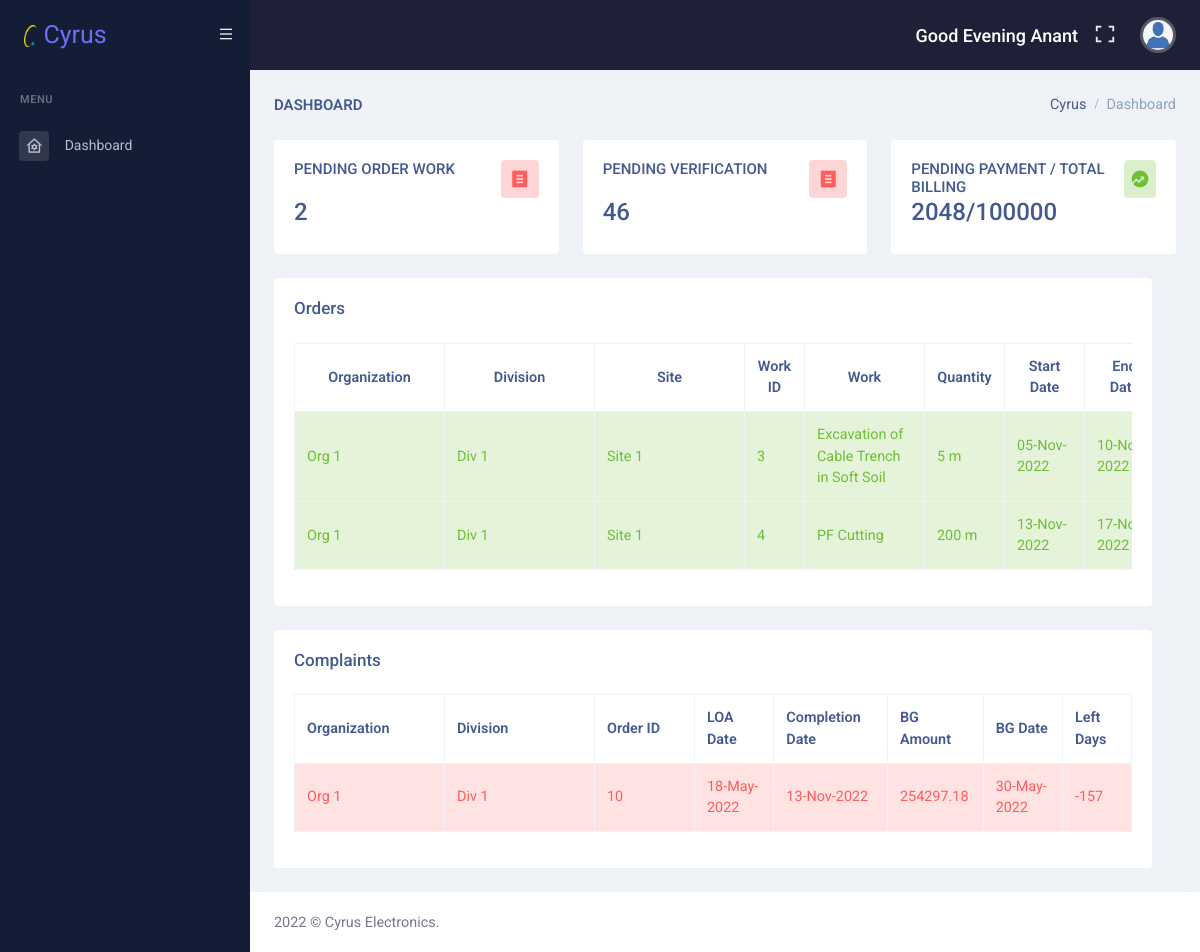
Page /fieldlogin/ (signed in) on the committed database.
### tables this page shows
CREATE TABLE `orders` (
  `OrderID` int(11) NOT NULL,
  `DivisionCode` int(11) DEFAULT NULL,
  `Description` varchar(800) NOT NULL,
  `LOANo` varchar(200) DEFAULT NULL,
  `LOADate` date DEFAULT NULL,
  `CompletionDate` date DEFAULT NULL,
  `BGAmount` decimal(9,2) NOT NULL,
  `BGDate` date DEFAULT NULL,
  `Warranty` int(11) NOT NULL,
  `OrderingAuth` varchar(200) DEFAULT NULL,
  `BillingAuth` varchar(200) DEFAULT NULL
);

CREATE TABLE `organization` (
  `OrganizationCode` int(11) NOT NULL,
  `Organization` varchar(200) NOT NULL
);

CREATE TABLE `division` (
  `DivisionCode` int(11) NOT NULL,
  `OrganizationCode` int(11) NOT NULL,
  `DivisionName` varchar(200) NOT NULL,
  `GSTIN` varchar(20) DEFAULT NULL
);

### fieldlogin/index.php (the view, shortened to what this page needs)
<?php
include"connection.php";
$EmployeeCode=$_SESSION['userid'];
$query="SELECT count(WorkID) FROM cyrusproject.vpendingwork WHERE EmployeeCode=$EmployeeCode";
$result=mysqli_query($con,$query);
if (mysqli_num_rows($result)>0)
{
    $row=mysqli_fetch_assoc($result);
    $PendingOrder=$row["count(WorkID)"];
}
?>
<!DOCTYPE html>
<html lang="en">
<head>
    <link href="../assets/libs/admin-resources/jquery.vectormap/jquery-jvectormap-1.2.2.css" rel="stylesheet" type="text/css" />
    <link href="../assets/css/bootstrap.min.css" id="bootstrap-style" rel="stylesheet" type="text/css" />
    <link href="https://cdn.jsdelivr.net/npm/remixicon@2.5.0/fonts/remixicon.css" rel="stylesheet">
    <link href="../assets/css/app.min.css" id="app-style" rel="stylesheet" type="text/css" />
    <link href="../assets/libs/sweetalert2/sweetalert2.min.css" rel="stylesheet" type="text/css" />
    <link rel="stylesheet" type="text/css" href="https://cdn.datatables.net/1.12.1/css/dataTables.bootstrap5.min.css">
    <link rel="stylesheet" type="text/css" href="https://cdn.datatables.net/responsive/2.3.0/js/dataTables.responsive.min.js">
    <link rel="stylesheet" type="text/css" href="https://cdn.datatables.net/responsive/2.3.0/js/responsive.bootstrap5.min.js">
</head>
<body data-sidebar="dark" data-topbar="dark">
    <?php
    include"header.php";
    include"sidebar.php";
    ?>
    <div class="main-content">
        <div class="page-content">
            <div class="container-fluid">
                <div class="row">
                    <div class="col-12">
                        <div class="page-title-box d-flex align-items-center justify-content-between">
                            <h4 class="mb-0">Dashboard</h4>
                            <div class="page-title-right">
                                <ol class="breadcrumb m-0">
                                    <li class="breadcrumb-item"><a href="javascript: void(0);">Cyrus</a></li>
                                    <li class="breadcrumb-item active">Dashboard</li>
                                </ol>
                            </div>
                        </div>
                    </div>
                </div>
                <div class="row">
                    <div class="col-xl-12">
                        <div class="row h-100">
                            <div class="col-md-6 col-xl-4">
                                <div class="card overflow-hidden card-h-100">
                                    <div class="card-body">
                                        <div class="d-flex justify-content-between">
                                            <h5 class="font-size-15 text-uppercase mb-0">Pending Order Work</h5>
                                            <div class="avatar-xs">
                                                <span class="avatar-title rounded bg-soft-danger font-size-20 mini-stat-icon">
                                                    <i class="ri-file-list-fill text-danger"></i>
                                                </span>
                                            </div>
                                        </div>
                                        <h3 class="font-size-24"><?php echo $PendingOrder; ?></h3>
                                    </div>
                                </div>
                            </div>
                            <div class="col-md-6 col-xl-4">
                                <div class="card overflow-hidden card-h-100">
                                    <div class="card-body">
                                        <div class="d-flex justify-content-between">
                                            <h5 class="font-size-15 text-uppercase mb-0">Pending Verification</h5>
                                            <div class="avatar-xs">
                                                <span class="avatar-title rounded bg-soft-danger font-size-20 mini-stat-icon">
                                                    <i class="ri-file-list-fill text-danger"></i>
                                                </span>
                                            </div>
                                        </div>
                                        <h3 class="font-size-24">46 </h3>
                                    </div>
                                </div>
                            </div>
                            <div class="col-xl-4">
                                <div class="card overflow-hidden card-h-100">
                                    <div class="card-body">
                                        <div class="d-flex justify-content-between">
                                            <h5 class="font-size-15 text-uppercase mb-0">Pending Payment / Total Billing</h5>
                                            <div class="avatar-xs">
                                                <span class="avatar-title rounded bg-soft-success font-size-20 mini-stat-icon">
                                                    <i class="ri-funds-fill text-success"></i>
                                                </span>
                                            </div>
                                        </div>
                                        <h3 class="font-size-24">2048/100000</h3>
                                    </div>
                                </div>
                            </div>
                        </div>
                    </div>
                    <div class="row">
                        <div class="col-xl-12">
                            <div class="card">
                                <div class="card-body">
                                    <h4 class="card-title mb-4">Orders</h4>
                                    <div class="table-responsive">
                                        <table id="" class="table table-hover table-centered table-bordered border-primary display" width="100%">
                                            <thead class="thead-light" style="text-align:center;">
                                                <tr>
                                                    <th style="min-width:150px;">Organization</th>
                                                    <th style="min-width:150px;">Division</th>
                                                    <th style="min-width:150px;">Site</th>
                                                    <th style="min-width:60px;">Work ID</th>
                                                    <th style="min-width:120px;">Work</th>
                                                    <th style="min-width:80px;">Quantity</th>
                                                    <th style="min-width:80px;">Start Date</th>
                                                    <th style="min-width:80px;">End Date</th>
                                                </tr>
                                            </thead>
                                            <tbody>
                                                <?php
                                                $query="SELECT * FROM cyrusproject.vpendingwork WHERE EmployeeCode=$EmployeeCode";
                                                $result=mysqli_query($con,$query);
                                                if (mysqli_num_rows($result)>0)
                                                {
                                                    while ($row=mysqli_fetch_assoc($result))
                                                    {
                                                        if($row["LeftDays"]<5){
                                                            $tr='<tr class="badge-soft-warning">';
                                                        }else{
                                                            $tr='<tr class="badge-soft-success">';
                                                        }
                                                        print($tr);
                                                        print '<td>'.$row["Organization"]."</td>";
                                                        print '<td>'.$row["DivisionName"]."</td>";
                                                        print '<td>'.$row["SiteName"]."</td>";
                                                        print '<td>'.$row["WorkID"]."</td>";
                                                        print '<td>'.$row["Work"]."</td>";
                                                        print '<td>'.$row["Qty"].' '.$row["Unit"]."</td>";
                                                        print '<td><span class="d-none">'.$row["StartDate"].'</span>'.date('d-M-Y',strtotime($row["StartDate"]))."</td>";
                                                        print '<td><span class="d-none">'.$row["EndDate"].'</span>'.date('d-M-Y',strtotime($row["EndDate"]))."</td>";
                                                        print '</tr>';
                                                    }
                                                }
                                                ?>
                                            </tbody>
                                        </table>
                                    </div>
                                </div>
                            </div>
                        </div>
                        <div class="col-xl-12">
                            <div class="card">
                                <div class="card-body">
                                    <h4 class="card-title mb-4">Complaints</h4>
                                    <div class="table-responsive">
                                        <table class="table table-hover table-centered table-bordered border-primary display">
                                            <thead class="thead-light">
                                                <tr>
                                                    <th style="min-width:150px;">Organization</th>
                                                    <th style="min-width:150px;">Division</th>
                                                    <th style="min-width:100px;">Order ID</th>
                                                    <th>LOA Date</th>
                                                    <th>Completion Date</th>
                                                    <th>BG Amount</th>
                                                    <th>BG Date</th>
                                                    <th>Left Days</th>
                                                </tr>
                                            </thead>
                                            <tbody>
                                                <?php
                                                $query="SELECT Organization, DivisionName, OrderID, LOADate, CompletionDate, BGAmount, BGDate, datediff(BGDate, current_date()) as LeftDays  FROM cyrusproject.orders join division on orders.DivisionCode=division.DivisionCode join organization on division.OrganizationCode=organization.OrganizationCode WHERE datediff(BGDate, current_date())<30;";
                                                $result=mysqli_query($con,$query);
                                                if (mysqli_num_rows($result)>0)
                                                {
                                                    while ($row=mysqli_fetch_assoc($result))
                                                    {
                                                        if($row["LeftDays"]<0){
                                                            $tr='<tr class="badge-soft-danger">';
                                                        }else{
                                                            $tr='<tr class="badge-soft-warning">';
                                                        }
                                                        print($tr);
                                                        print '<td>'.$row["Organization"]."</td>";
                                                        print '<td>'.$row["DivisionName"]."</td>";
                                                        print '<td>'.$row["OrderID"]."</td>";
                                                        print '<td><span class="d-none">'.$row["LOADate"].'</span>'.date('d-M-Y',strtotime($row["LOADate"]))."</td>";
                                                        print '<td><span class="d-none">'.$row["CompletionDate"].'</span>'.date('d-M-Y',strtotime($row["CompletionDate"]))."</td>";
                                                        print '<td>'.$row["BGAmount"]."</td>";
                                                        print '<td><span class="d-none">'.$row["BGDate"].'</span>'.date('d-M-Y',strtotime($row["BGDate"]))."</td>";
                                                        print '<td>'.$row["LeftDays"]."</td>";
                                                        print '</tr>';
                                                    }
                                                }
                                                ?>
                                            </tbody>
                                        </table>
                                    </div>
                                </div>
                            </div>
                        </div>
                    </div>
                </div>
                <footer class="footer">
                    <div class="container-fluid">
                        <div class="row">
                            <div class="col-sm-6">
                                <script>document.write(new Date().getFullYear())</script> © Cyrus Electronics.
                            </div>
                        </div>
                    </div>
                </footer>
            </div>
        </div>
    </div>
</body>
</html>

### rows in the picture
orders: organization.Organization "Org 1", division.DivisionName "Div 1", OrderID "10", LOADate "18-May-2022", CompletionDate "13-Nov-2022", BGAmount "254297.18", BGDate "30-May-2022", LeftDays "-157"

### other values in the picture
$wish "Good Evening Anant"
$PendingOrder "2"
$row["Organization"] "Org 1"
$row["DivisionName"] "Div 1"
$row["SiteName"] "Site 1"
$row["WorkID"] "3"
$row["Work"] "Excavation of Cable Trench in Soft Soil"
$row["Qty"] "5"
$row["Unit"] "m"
date('d-M-Y',strtotime($row["StartDate"])) "05-Nov-2022"
$row["WorkID"] "4"
$row["Work"] "PF Cutting"
$row["Qty"] "200"
date('d-M-Y',strtotime($row["StartDate"])) "13-Nov-2022"
